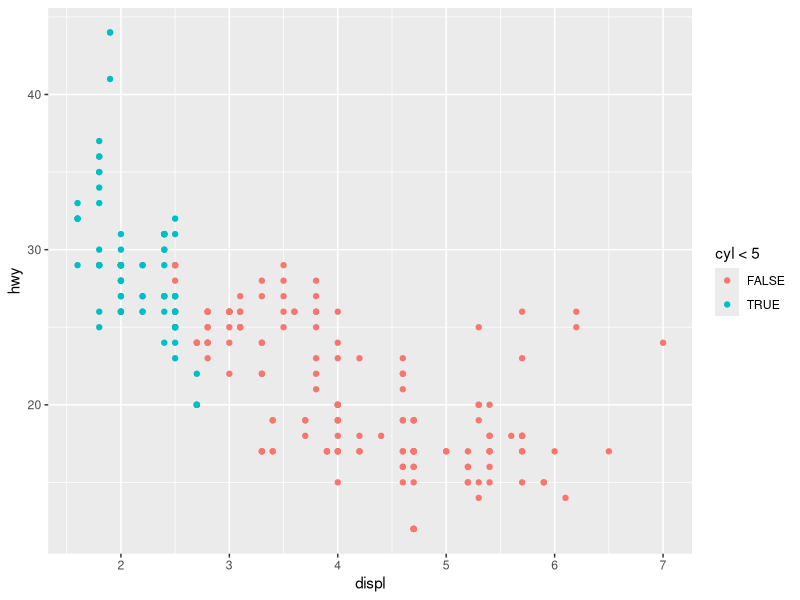
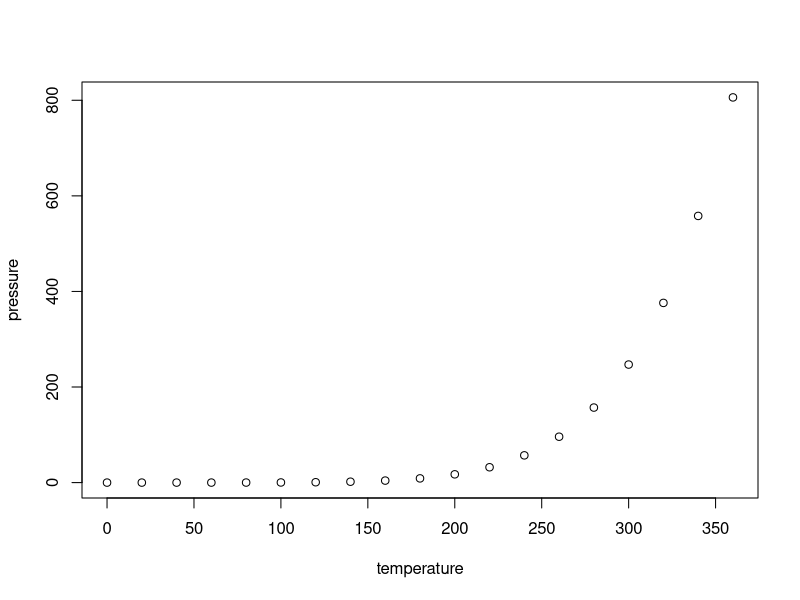

Here is the R script that generated these plots, in order:
## ---- chunk 1
library(tidyverse)
knitr::opts_chunk$set(echo = TRUE)
## ---- chunk 2
mpg
g <- ggplot(data=mpg, aes(x=displ, y=hwy))
g + geom_point(aes(color=cyl<5))

#summary(cars)

## ---- chunk 3
plot(pressure)
